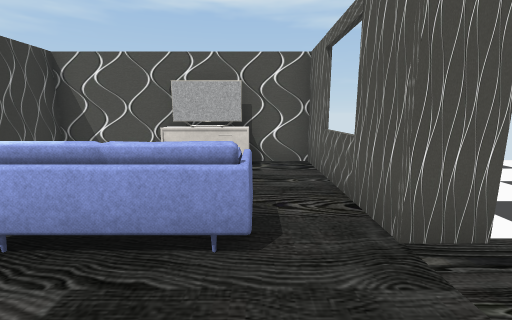
[1] (above)

16 first-person views from a walk through a Unity game level. The camera is 1.3 m above the floor, tilts 10° down and sees 90° across. Doors are open. The floor is counted in squares, 1 m on a side. Each view is taken from the middle of a square. On the plan, view 1 faces up. The plan holds only what a view shows up to about 13 squares ahead; the rest is blank. The player is left out. Some surface patterns are stand-ins.

[2]
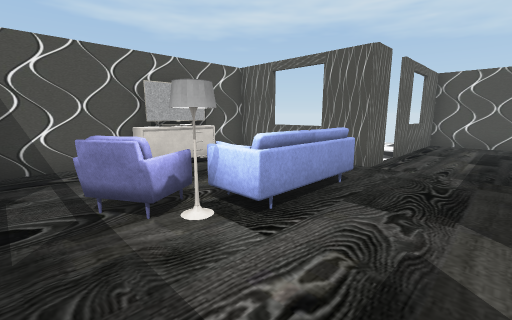

[3]
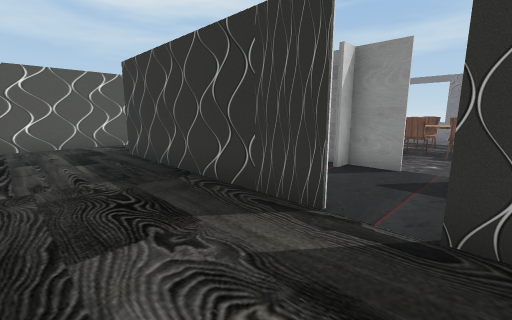

[4]
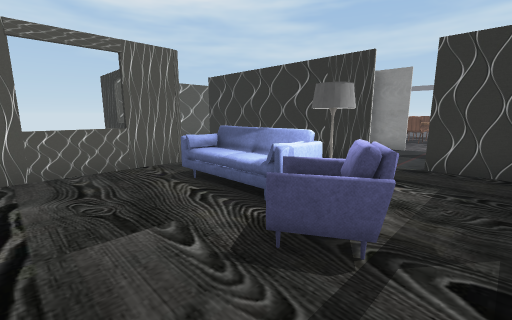

[5]
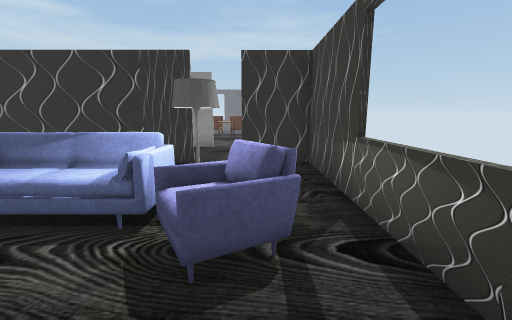

[6]
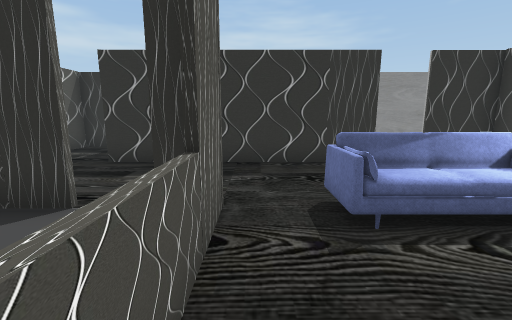

[7]
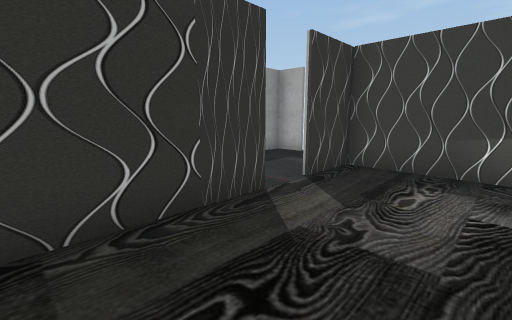

[8]
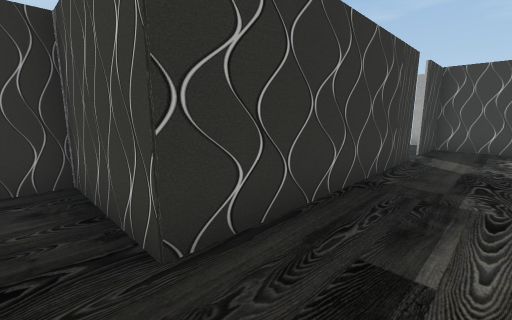

[9]
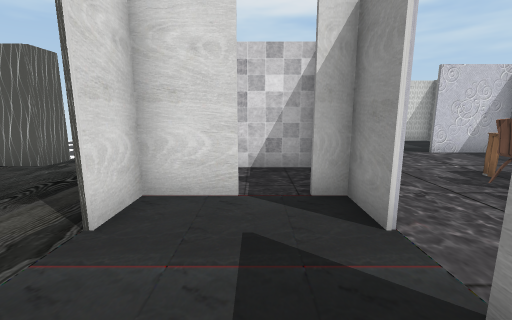

[10]
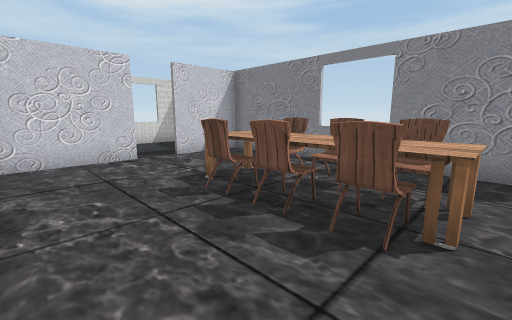

[11]
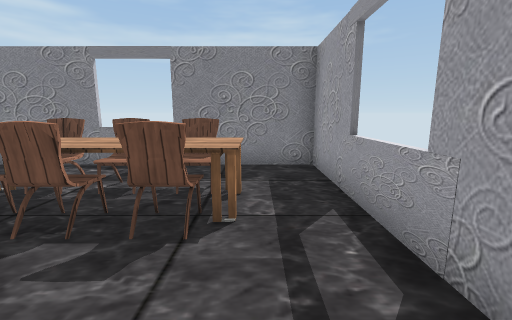

[12]
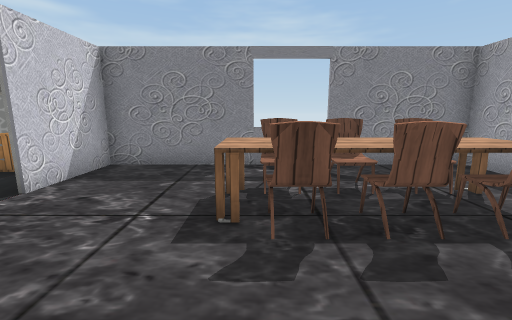

[13]
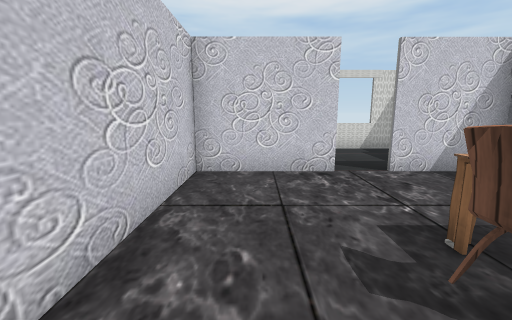

[14]
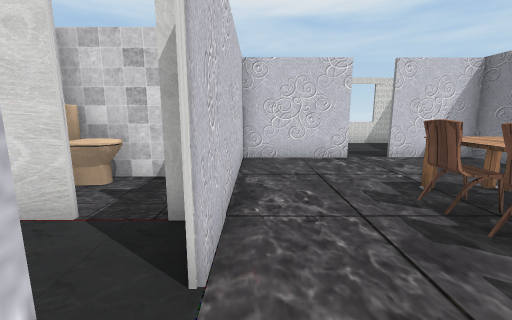

[15]
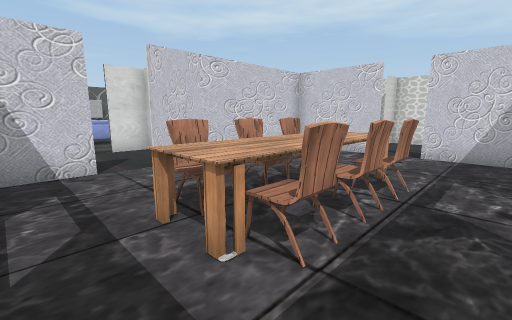

[16]
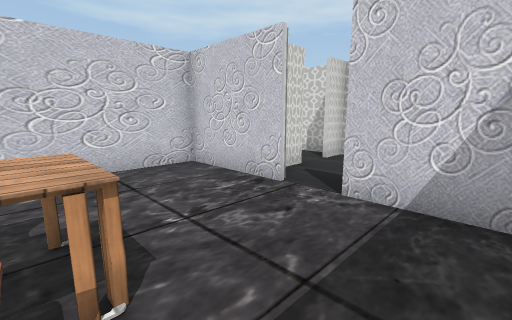

### Floor plan
Ten units are one square. View 1 is at (0, 0); x grows to the right and y downward. Boxes are objects, and circles mark ways between rooms. Rooms are numbered by the first view taken in them; rooms with no view inside come last. Other rooms are left out.
<svg viewBox="-75 -80 160 203">
<path fill="none" stroke="#000" d="M25 -24 15 -24 15 -72 -5 -72M-24 10 51 10 51 45 80 45M-24 -72 -55 -72 -55 10 -35 10M80 66 80 -24 35 -24M-24 45 -4 45M-67 34 -67 45 -35 45M-10 28 -10 11 -24 11M-35 46 -51 46M-55 62 -55 117 39 117 39 91M39 79 39 46 -24 46M58 70 50 70M80 118 80 70 70 70"/>
<rect x="-45" y="-45" width="20" height="20" fill="#bbb"><title>armchair</title></rect>
<rect x="-35" y="-35" width="10" height="10" fill="#bbb"><title>lamp</title></rect>
<rect x="-25" y="-35" width="30" height="20" fill="#bbb"><title>sofa</title></rect>
<rect x="-25" y="-75" width="10" height="10" fill="#bbb"><title>TV</title></rect>
<rect x="-15" y="-75" width="10" height="10" fill="#bbb"><title>TV</title></rect>
<rect x="-45" y="75" width="50" height="20" fill="#bbb"><title>table</title></rect>
<rect x="-35" y="95" width="10" height="10" fill="#bbb"><title>chair</title></rect>
<rect x="-35" y="75" width="10" height="10" fill="#bbb"><title>chair</title></rect>
<rect x="-25" y="95" width="20" height="10" fill="#bbb"><title>chair</title></rect>
<rect x="-25" y="75" width="10" height="10" fill="#bbb"><title>chair</title></rect>
<rect x="-15" y="75" width="20" height="10" fill="#bbb"><title>chair</title></rect>
<rect x="-5" y="95" width="10" height="10" fill="#bbb"><title>chair</title></rect>
<rect x="45" y="105" width="20" height="10" fill="#bbb"><title>table</title></rect>
<circle cx="-30" cy="10" r="3" fill="#2a7"/>
<circle cx="-30" cy="45" r="3" fill="#2a7"/>
<circle cx="40" cy="85" r="3" fill="#2a7"/>
<text x="0" y="-20">1</text>
<text x="-40" y="30">2</text>
<text x="-10" y="80">3</text>
<text x="60" y="90">4</text>
</svg>
Room 1 opens to room 2. Room 2 opens to room 3. Room 3 opens to room 4.

Where each view was taken, in squares from view 1:
view 1: 0 up, 0 right, facing up
view 2: 0 up, 5 left, facing up-right
view 3: 2 up, 4 left, facing down-right
view 4: 6 up, 5 left, facing down-right
view 5: 6 up, 4 left, facing down
view 6: 6 up, 1 right, facing down
view 7: 2 up, 1 right, facing down-left
view 8: 1 up, 6 right, facing down-left
view 9: 3 down, 5 left, facing right
view 10: 5 down, 4 left, facing down-right
view 11: 5 down, 4 left, facing down
view 12: 5 down, 0 right, facing down
view 13: 6 down, 2 left, facing right
view 14: 5 down, 4 left, facing right
view 15: 11 down, 5 left, facing up-right
view 16: 11 down, 0 right, facing up-right
